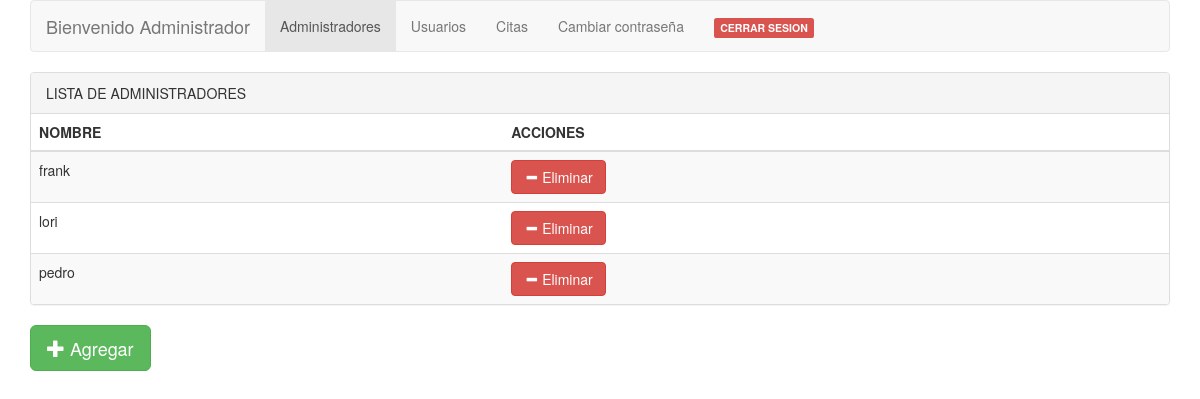
Screenshot of /administradores.php with the database file from the repository.
### tables this page shows
CREATE TABLE `usuarios` (
  `nombre` varchar(30) NOT NULL,
  `password` varchar(30) NOT NULL,
  `tipo` varchar(30) NOT NULL
);

### administradores.php (the view, shortened to what this page needs)
<!DOCTYPE html>
<html lang="es">
<head>
	<link href="css/bootstrap.min.css" rel="stylesheet">
</head>
<body>
   <div class="container">
	<nav class="navbar navbar-default">
		<div class="container-fluid">
			<div class="navbar-header">
				<a href="frmadmin.php" class="navbar-brand">Bienvenido Administrador
				</a>
			</div>
			<div class="collapse navbar-collapse" id="miMenu">
				<ul class="nav navbar-nav">
					<li class="active"><a href="administradores.php">Administradores</a></li>
					<li><a href="pacientes.php">Usuarios</a></li>
					<li><a href="citas.php">Citas</a></li>
					<li><a onclick="cambiar();" href="#">Cambiar contraseña</a></li>
					<li><a href="php/cerrarsesion.php"><span class="label label-danger">CERRAR SESION </span></a></li>
				</ul>
			</div>
		</div>
	</nav>
</div>
<div class="container">
<div class="panel panel-default">
    <div class="panel-heading">LISTA DE ADMINISTRADORES</div>
	<div class="table-responsive">
		<table class="table table-striped table-hover">
			<thead>
				<tr>
					<th>NOMBRE</th>
					<th>ACCIONES</th>
				</tr>
			</thead>
			<tbody>
				<?php
				     require('php/conexion.php');
				     $result=mysqli_query($conexion,'SELECT nombre FROM usuarios where tipo="admin"');
				     while ($usuarios=mysqli_fetch_array($result)){
						 $nombre=$usuarios['nombre'];
					 echo "<tr><td id='id:$nombre' class='cam_editable'>".$usuarios['nombre']."</td>";
				     echo"<td id='$nombre' button='true'><button type='button' class='btn btn-danger'><span class='glyphicon glyphicon-minus'></span> Eliminar</button></td>";
					 echo"</tr>";
					 }
				?>
			</tbody>
		</table>
	</div>
	</div>
	<button type="button" onclick="ventananuevo();" class="btn btn-success btn-lg" >
          <span class="glyphicon glyphicon-plus" aria-hidden="true"></span> Agregar
    </button>
	</div>
</body>

### rows the page displays
usuarios: nombre "frank"
usuarios: nombre "lori"
usuarios: nombre "pedro"
